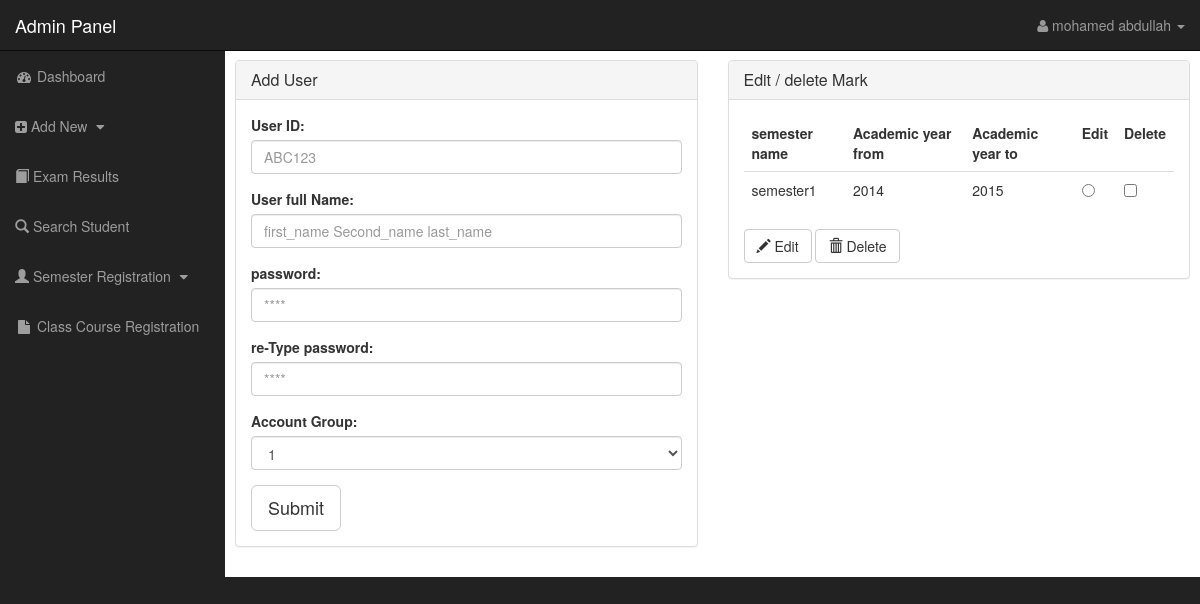
Page /admin/add_user.php (signed in) on the committed database.
### tables this page shows
CREATE TABLE IF NOT EXISTS `semester` (
`semester_id` int(11) NOT NULL,
  `semester_name` varchar(50) NOT NULL,
  `ac_year_from` year(4) DEFAULT NULL,
  `ac_year_to` year(4) DEFAULT NULL
);

### includes/functions.php (called while the page is built, shortened)
<?php
$conn = new mysqli('localhost','root','','exam_res');
function get_all_semesters(){
    global $conn;
    $result=$conn->query("select * from semester ORDER by ac_year_from");
    return $result;
}

### public/admin/add_user.php (the view, shortened to what this page needs)
<?php require_once('../../includes/layout/header.php');?>
<?php require_once('../../includes/functions.php');?>
<?php require_once('../../includes/layout/nav.php');?>
<div id="page-wrapper">
    <div class="row">
        <div class="col-md-6">
            <div class="panel panel-default">
                <div class="panel-heading"><h3 class="panel-title">Add User</h3></div>
                <div class="panel-body">
                    <form role="form">
                        <div class="form-group">
                            <label for="txt_std_id">User ID:</label>
                            <input type="text" class="form-control" id="txt_student_id" placeholder="ABC123" name="txt_student_id" required>
                        </div>
                        <div class="form-group">
                            <label for="txt_usr_fullname">User full Name:</label>
                            <input type="text" class="form-control" id="txt_full_name" placeholder="first_name Second_name last_name" name="txt_student_id" required>
                        </div>
                        <div class="form-group">
                            <label for="txt_usr_pwd">password:</label>
                            <input type="password" class="form-control" id="txt_usr_pwd" placeholder="****" name="txt_usr_pwd" >
                        </div>
                        <div class="form-group">
                            <label for="txt_usr_re_pwd">re-Type password:</label>
                            <input type="password" class="form-control" id="txt_usr_re_pwd" placeholder="****" name="txt_usr_re_pwd">
                        </div>
                        <div class="form-group">
                            <label for="txt_usr_acc_group">Account Group:</label>
                            <select  class="form-control" required>
                                <option>1</option>
                            </select>
                        </div>
                        <button type="submit" class="btn btn-default btn-lg">Submit</button>
                    </form>
                </div>
            </div>
            </div>
        <div class="col-md-6">
            <div class="panel panel-default">
                <div class="panel-heading"><h3 class="panel-title">Edit / delete Mark</h3></div>
                <div class="panel-body">
                    <form role="form" method="post">
                        <table class="table table-hover">
                            <thead>
                            <tr>
                                <td><b>semester name</b> </td>
                                <td><b>Academic year from</b> </td>
                                <td><b>Academic year to</b></td>
                                <td><b>Edit</b></td>
                                <td><b>Delete</b></td>
                            </tr>
                            </thead>
                            <?php
                            $sms_results=get_all_semesters();
                            while($sms_row=$sms_results->fetch_assoc()){
                                $table_row="<tr>";
                                $table_row.="<td>".$sms_row['semester_name']."</td>";
                                $table_row.="<td>".$sms_row['ac_year_from']."</td>";
                                $table_row.="<td>".$sms_row['ac_year_to']."</td>";
                                $table_row.="<td><input type='radio' value='".$sms_row['semester_id']."' name='radio_edit_sms'></td>";
                                $table_row.="<td><input type='checkbox' name='chk_delete_sms[]' value='".$sms_row['semester_id']."'></td>";
                                $table_row.="<tr>";
                                echo $table_row;
                            }
                            ?>
                        </table>
                        <button type="submit" class="btn btn-default btn-md" name="btn_edit_sms"><span class="glyphicon glyphicon-pencil"></span> Edit</button>
                        <button type="submit" id="btn_del" class="btn btn-default btn-md" name="btn_delete_sms" onclick="return ConfirmDelete()"><span class="glyphicon glyphicon-trash"></span> Delete</button>
                    </form>
                </div>
            </div>
        </div>
        <?php require_once('../../includes/layout/footer.php');?>

### public/css/sb-admin.css (style rules this page uses)
body { margin-top: 100px; background-color: #222; }
@media (min-width:768px) { body { margin-top: 50px; } }
#page-wrapper { width: 100%; padding: 0; background-color: #fff; }
@media (min-width:768px) { #page-wrapper { padding: 10px; } }

### rows in the picture
semester: semester_name "semester1", ac_year_from "2014", ac_year_to "2015"

### other values in the picture
$_SESSION['full_name'] "mohamed abdullah"
